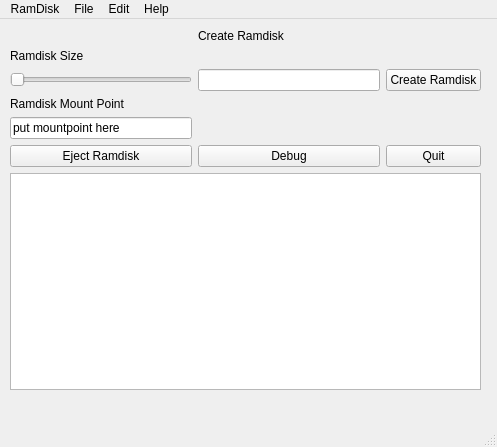
<?xml version="1.0" encoding="UTF-8"?>
<ui version="4.0">
 <class>MainWindow</class>
 <widget class="QMainWindow" name="MainWindow">
  <property name="geometry">
   <rect>
    <x>0</x>
    <y>0</y>
    <width>497</width>
    <height>447</height>
   </rect>
  </property>
  <property name="windowTitle">
   <string>Create Ramdisk</string>
  </property>
  <property name="autoFillBackground">
   <bool>false</bool>
  </property>
  <property name="styleSheet">
   <string notr="true"/>
  </property>
  <widget class="QWidget" name="centralwidget">
   <widget class="QWidget" name="">
    <property name="geometry">
     <rect>
      <x>10</x>
      <y>10</y>
      <width>471</width>
      <height>361</height>
     </rect>
    </property>
    <layout class="QGridLayout" name="gridLayout_4">
     <item row="0" column="1">
      <widget class="QLabel" name="titleLabel">
       <property name="text">
        <string>Create Ramdisk</string>
       </property>
      </widget>
     </item>
     <item row="1" column="0">
      <widget class="QLabel" name="sizeLabel">
       <property name="text">
        <string>Ramdisk Size</string>
       </property>
      </widget>
     </item>
     <item row="2" column="0">
      <widget class="QSlider" name="sizeHorizontalSlider">
       <property name="orientation">
        <enum>Qt::Orientation::Horizontal</enum>
       </property>
      </widget>
     </item>
     <item row="2" column="1">
      <widget class="QLineEdit" name="sizeLineEdit"/>
     </item>
     <item row="2" column="2">
      <widget class="QPushButton" name="createPushButton">
       <property name="text">
        <string>Create Ramdisk</string>
       </property>
      </widget>
     </item>
     <item row="3" column="0" colspan="2">
      <widget class="QLabel" name="mountLabel">
       <property name="text">
        <string>Ramdisk Mount Point</string>
       </property>
      </widget>
     </item>
     <item row="4" column="0">
      <widget class="QLineEdit" name="mountLineEdit">
       <property name="text">
        <string>put mountpoint here</string>
       </property>
      </widget>
     </item>
     <item row="5" column="0">
      <widget class="QPushButton" name="ejectPushButton">
       <property name="text">
        <string>Eject Ramdisk</string>
       </property>
      </widget>
     </item>
     <item row="5" column="1">
      <widget class="QPushButton" name="debugPushButton">
       <property name="text">
        <string>Debug</string>
       </property>
      </widget>
     </item>
     <item row="5" column="2">
      <widget class="QPushButton" name="quitPushButton">
       <property name="text">
        <string>Quit</string>
       </property>
      </widget>
     </item>
     <item row="6" column="0" colspan="3">
      <widget class="QTableWidget" name="tableWidget">
       <property name="editTriggers">
        <set>QAbstractItemView::EditTrigger::DoubleClicked</set>
       </property>
      </widget>
     </item>
    </layout>
   </widget>
  </widget>
  <widget class="QMenuBar" name="menubar">
   <property name="geometry">
    <rect>
     <x>0</x>
     <y>0</y>
     <width>497</width>
     <height>43</height>
    </rect>
   </property>
   <property name="autoFillBackground">
    <bool>false</bool>
   </property>
   <property name="nativeMenuBar">
    <bool>true</bool>
   </property>
   <widget class="QMenu" name="menuRamDisk">
    <property name="title">
     <string>RamDisk</string>
    </property>
    <addaction name="actionConfigure"/>
   </widget>
   <widget class="QMenu" name="menuFile">
    <property name="title">
     <string>File</string>
    </property>
    <addaction name="actionOpen_Specfile"/>
    <addaction name="actionSave_Specfile"/>
   </widget>
   <widget class="QMenu" name="menuEdit">
    <property name="title">
     <string>Edit</string>
    </property>
    <addaction name="actionStyle"/>
   </widget>
   <widget class="QMenu" name="menuHelp">
    <property name="title">
     <string>Help</string>
    </property>
    <addaction name="actionAbout"/>
   </widget>
   <addaction name="menuRamDisk"/>
   <addaction name="menuFile"/>
   <addaction name="menuEdit"/>
   <addaction name="menuHelp"/>
  </widget>
  <widget class="QStatusBar" name="statusbar"/>
  <action name="actionConfigure">
   <property name="text">
    <string>Configure</string>
   </property>
  </action>
  <action name="actionOpen_Specfile">
   <property name="text">
    <string>Open Specfile</string>
   </property>
  </action>
  <action name="actionSave_Specfile">
   <property name="text">
    <string>Save Specfile</string>
   </property>
  </action>
  <action name="actionStyle">
   <property name="text">
    <string>Style</string>
   </property>
  </action>
  <action name="actionAbout">
   <property name="text">
    <string>About</string>
   </property>
  </action>
 </widget>
 <resources/>
 <connections/>
</ui>
